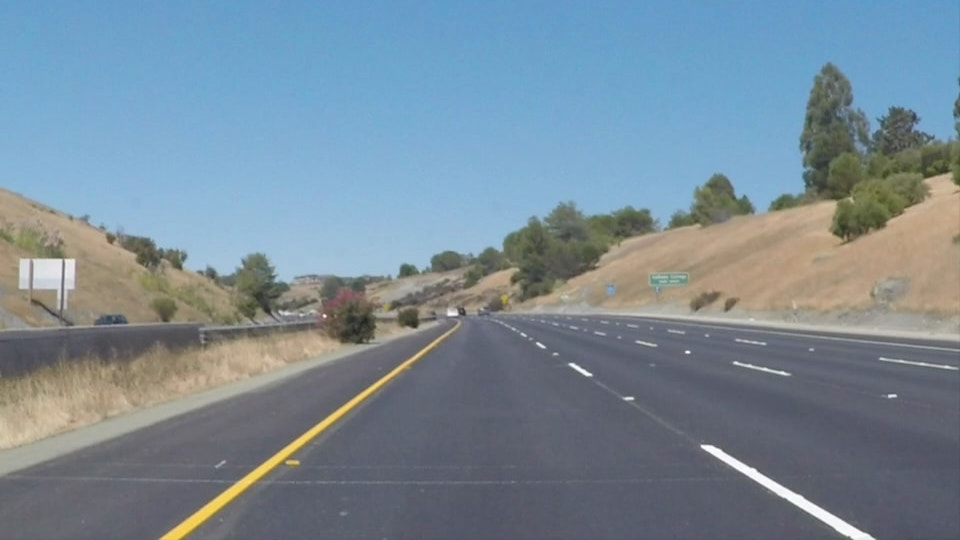
#> input picture HW/HW3/test_images/2.jpg, 960 x 540 px, found by its file name
$ python Code.py
#> lines starting #> are read from the running program, lines starting #| are printed output that depends on the picture; after the words box and inside, x2 and y2 are one past the last pixel; in counts of white or black regions, pixels touching at a corner belong together
#> the answer given: test_images/1.jpg
#> the answer given: test_images/2.jpg
#> in main, image is the input picture: shape (540, 960, 3); mean B, G, R 151.5, 138.6, 120.7
import numpy as np
import matplotlib.pyplot as plt
import math
import cv2
import os

#RGB轉灰階
def RGB2Gray(image):
    return np.dot(image[...,:3], [0.21, 0.72, 0.07]).astype(np.uint8)

#高斯模糊
def Gaussian_Blur(image):
    x, y = np.mgrid[-1:2, -1:2]
    kernel = np.exp(-(x * x + y *y))
    kernel = kernel / kernel.sum()
    imagepad = np.zeros((int(image.shape[0]+2), int(image.shape[1]+2)))
    imagepad[1:image.shape[0]+1, 1:image.shape[1]+1] = image
    result = np.zeros((int(image.shape[0]), int(image.shape[1])))

    for y in range(0, result.shape[1]):
        for x in range(0, result.shape[0]):
            result[x, y] = (kernel * imagepad[x: x + 3, y: y + 3]).sum()

    return result.astype(np.uint8)

#梯度計算
def Gradient_Calculation(image):
    imagepad = np.zeros((int(image.shape[0]+2), int(image.shape[1]+2)))
    imagepad[1:image.shape[0]+1, 1:image.shape[1]+1] = image
    Gx_kernel = np.array([[-1, 0, 1], [-2, 0, 2], [-1, 0, 1]])
    Gy_kernel = np.array([[-1, -2, -1], [0, 0, 0], [1, 2, 1]])
    Gx = np.zeros((int(image.shape[0]), int(image.shape[1])))
    Gy = np.zeros((int(image.shape[0]), int(image.shape[1])))
    gradient = np.zeros((int(image.shape[0]), int(image.shape[1])))
    direction = np.zeros((int(image.shape[0]), int(image.shape[1])))

    for y in range(0, Gx.shape[1]):
        for x in range(0, Gx.shape[0]):
            Gx[x, y] = (Gx_kernel * imagepad[x: x + 3, y: y + 3]).sum()
            Gy[x, y] = (Gy_kernel * imagepad[x: x + 3, y: y + 3]).sum()
            direction[x, y] = np.arctan2(Gy[x, y], Gx[x, y])
            gradient[x, y] = abs(Gx[x, y]) + abs(Gy[x, y])
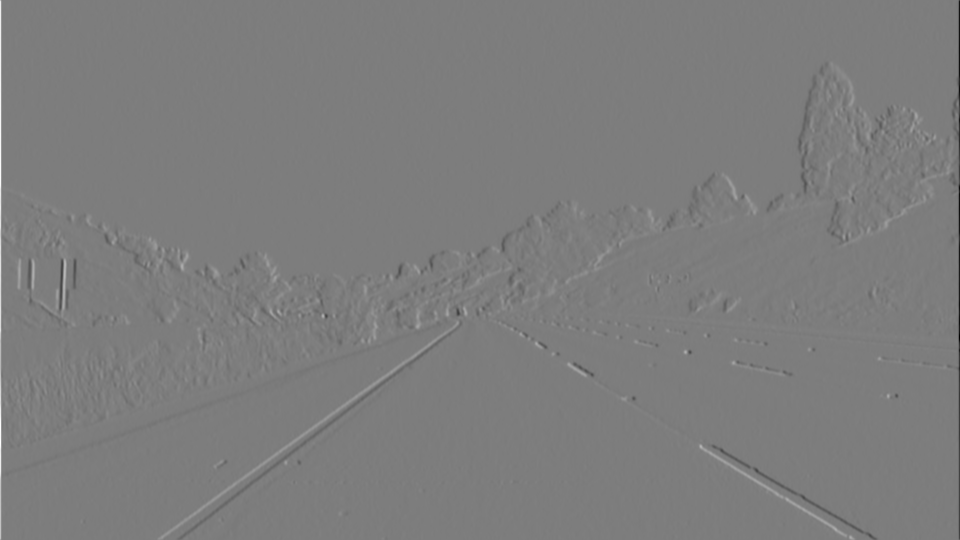
#> Gx: shape (540, 960) float64; min -748, max 773, mean -0.1; drawn with min black and max white
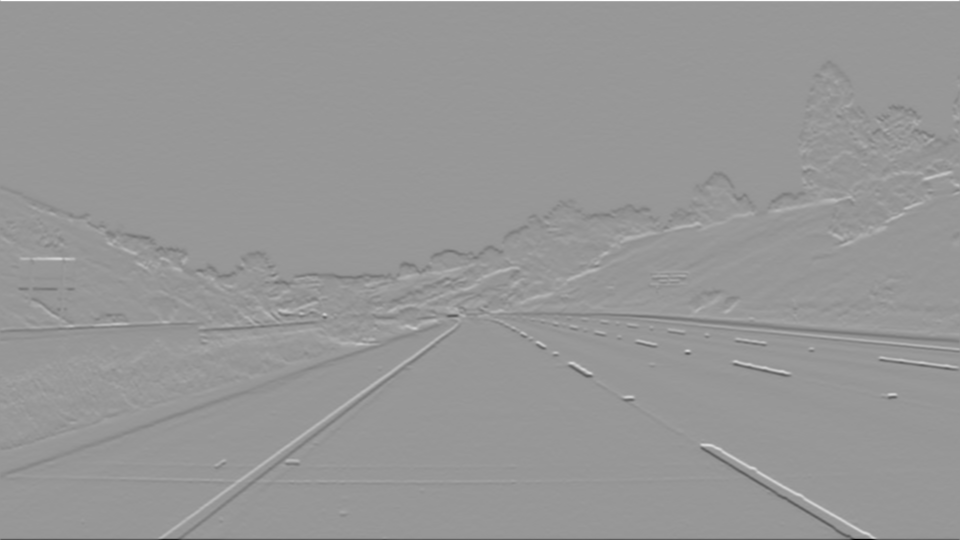
#> Gy: shape (540, 960) float64; min -965, max 660, mean -0.4; drawn with min black and max white
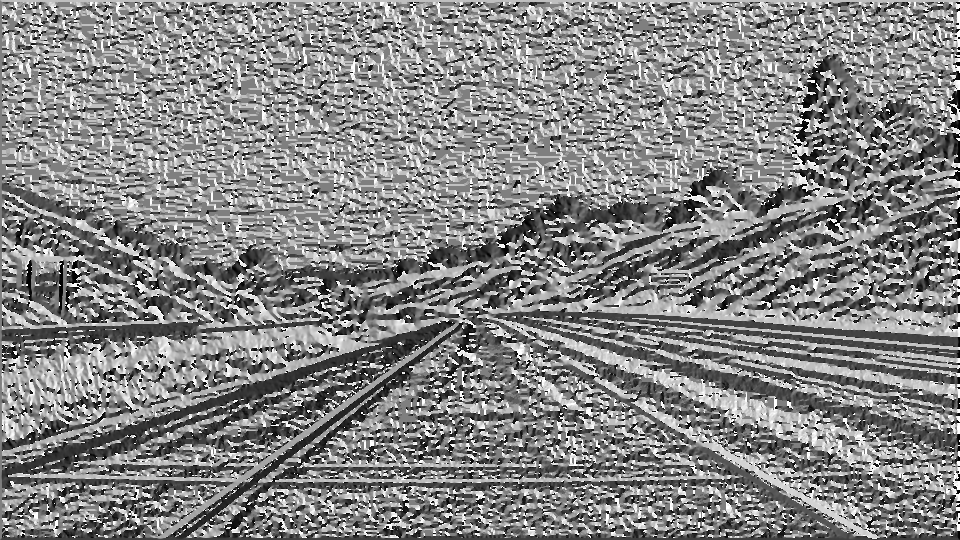
#> direction: shape (540, 960) float64; min -3.14, max 3.14, mean 0.141; drawn with min black and max white

    return gradient, direction

#Non-Maximum
def Nonmaximum_Suppression(image, direction):
    result  = np.zeros((image.shape[0],image.shape[1]))
    angle = direction * 180.0 / np.pi

    for i in range(1, image.shape[0]-1):
        for j in range(1, image.shape[1]-1):
            try:
                x = 255
                y = 255

                if((0 <= angle[i,j] < 22.5) or (157.5 <= angle[i,j] <= 180)):
                    x = image[i, j+1]
                    y = image[i, j-1]
                elif(22.5 <= angle[i,j] < 67.5):
                    x = image[i+1, j-1]
                    y = image[i-1, j+1]
                elif(67.5 <= angle[i,j] < 112.5):
                    x = image[i+1, j]
                    y = image[i-1, j]
                elif(112.5 <= angle[i,j] < 157.5):
                    x = image[i-1, j-1]
                    y = image[i+1, j+1]

                if((image[i,j] >= x) and (image[i,j] >= y)):
                    result[i,j] = image[i,j]
                else:
                    result[i,j] = 0

            except IndexError as e:
                pass
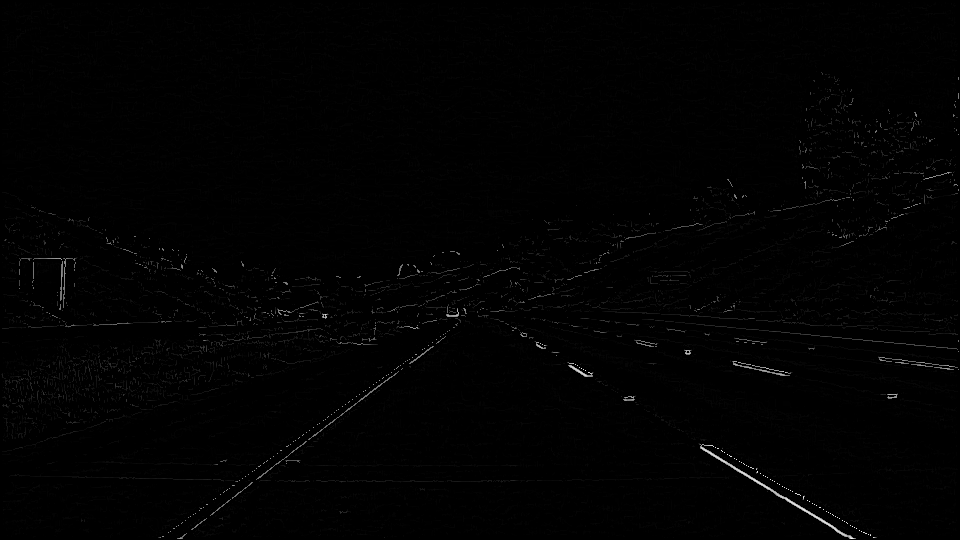
#> result: shape (540, 960) float64; min 0, max 628, mean 4.6; drawn with min black and max white

    return result

#閥值
def Double_Threshold(image):
    highthreshold = image.max() * 0.1
#> highthreshold = 62.8
    lowthreshold = highthreshold * 0.008
#> lowthreshold = 0.502

    result = np.zeros((image.shape[0],image.shape[1]), dtype=np.int32)
    strong_i, strong_j = np.where(image >= highthreshold)
#> strong_i = 7903 values from 72 to 538; strong_j = 7903 values, max 958 at index 7, min 2 at index 4482, mean 509.7
    weak_i, weak_j = np.where((image <= highthreshold) & (image >= lowthreshold))

    result[strong_i, strong_j] = np.int32(255)
    result[weak_i, weak_j] = np.int32(1)

    return result

#邊緣
def Edge_Tracking(image):
    for i in range(1, image.shape[0]-1):
        for j in range(1, image.shape[1]-1):
            if (image[i,j] == np.int32(1)):
                try:
                    if ((image[i+1, j-1] == np.int32(255)) or (image[i+1, j] == np.int32(255))
                        or (image[i+1, j+1] == np.int32(255)) or (image[i, j-1] == np.int32(255))
                        or (image[i, j+1] == np.int32(255)) or (image[i-1, j-1] == np.int32(255))
                        or (image[i-1, j] == np.int32(255)) or (image[i-1, j+1] == np.int32(255))):
                        image[i, j] = np.int32(255)
                    else:
                        image[i, j] = 0

                except IndexError as e:
                    pass

    return image

#Canny Edge Dection
def Canny_Edge_Detection(image):
    gradient, direction = Gradient_Calculation(image)
    nonmaximum = Nonmaximum_Suppression(gradient, direction)
    threshold = Double_Threshold(nonmaximum)
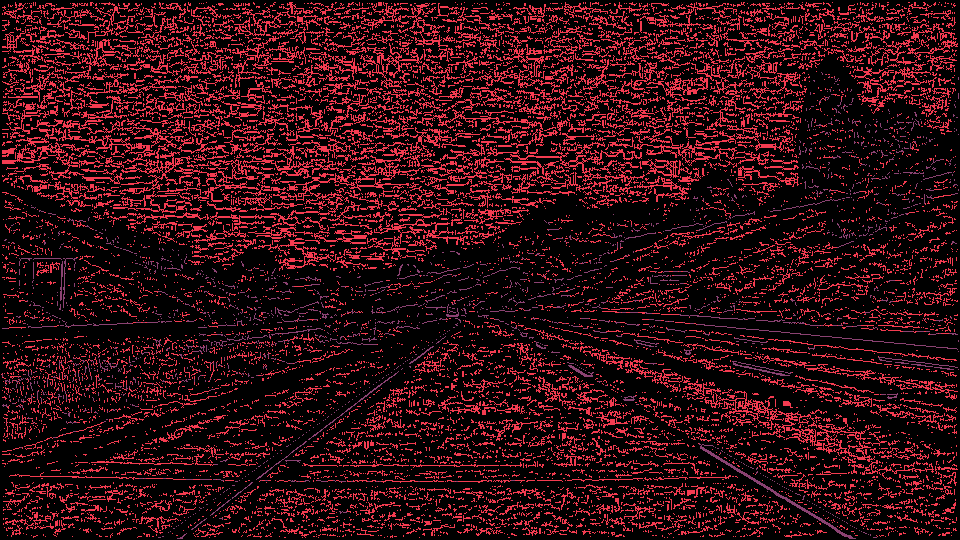
#> threshold: shape (540, 960) int32; 3 distinct labels, from 0 to 255; one colour per label, 0 black
    result = Edge_Tracking(threshold)
#> after the loop in Edge_Tracking, `for i in range(1, image.shape[0]-1):`: image: shape (540, 960) int32; 1.9% white in thin lines or dots, all inside (x1, y1, x2, y2) = (1, 72, 959, 539)

    return result.astype(np.uint8)

#Hough Transform
def Hough_Transform(image, edge):
    height, width = edge.shape
#> height = 540; width = 960
    thetas = np.arange(0, 180, step=1)
    rhos = np.linspace(-int(np.ceil(np.sqrt(width * width + height * height))), int(np.ceil(np.sqrt(width * width + height * height))), 2*int(np.ceil(np.sqrt(width * width + height * height))))
#> rhos = 2204 values from -1102 to 1102
    accumulator = np.zeros((len(rhos), len(rhos)))

    for y in range(height):
      for x in range(width):
        if edge[y][x] != 0:
          point = [y - (height / 2), x - (width / 2)]
          for i in range(len(thetas)):
            rho = (point[1] * np.cos(np.deg2rad(thetas))[i]) + (point[0] * np.sin(np.deg2rad(thetas))[i])
            theta = thetas[i]
            rho_idx = np.argmin(np.abs(rhos - rho))
            accumulator[rho_idx][i] += 1
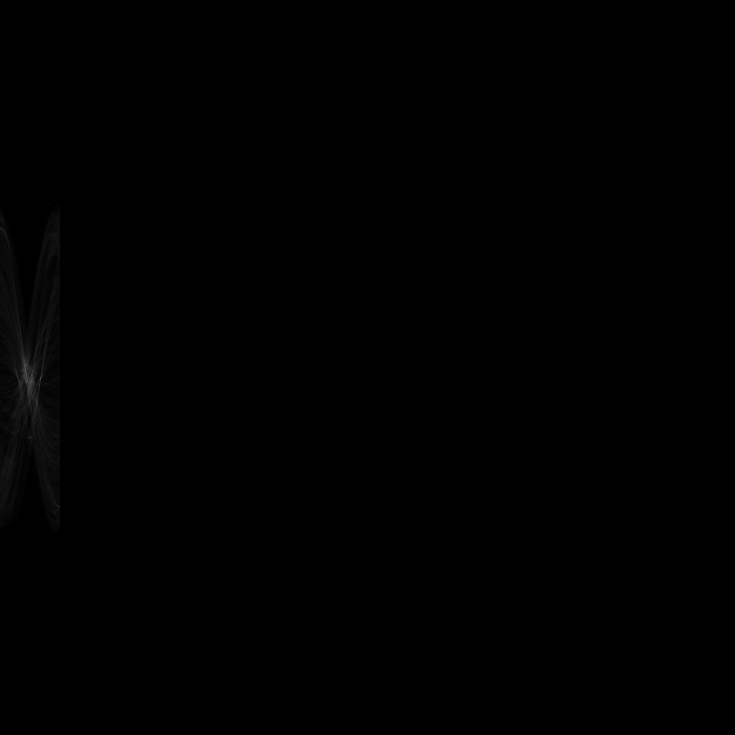
#> accumulator: shape (2204, 2204) float64 (shown at 1/3 size); min 0, max 220, mean 0.4

    for y in range(accumulator.shape[0]):
        for x in range(accumulator.shape[1]):
            if accumulator[y][x] > 135:
                rho = rhos[y]
                theta = thetas[x]
                a = np.cos(np.deg2rad(theta))
                b = np.sin(np.deg2rad(theta))
                x0 = (a * rho) + (width / 2)
                y0 = (b * rho) + (height / 2)
                x1 = int(x0 + 1000 * (-b))
                y1 = int(y0 + 1000 * (a))
                x2 = int(x0 - 1000 * (-b))
                y2 = int(y0 - 1000 * (a))
                pt1 = (x1, y1)
                pt2 = (x2, y2)
                cv2.line(image, pt1, pt2, (0,0,255), 3, cv2.LINE_AA)
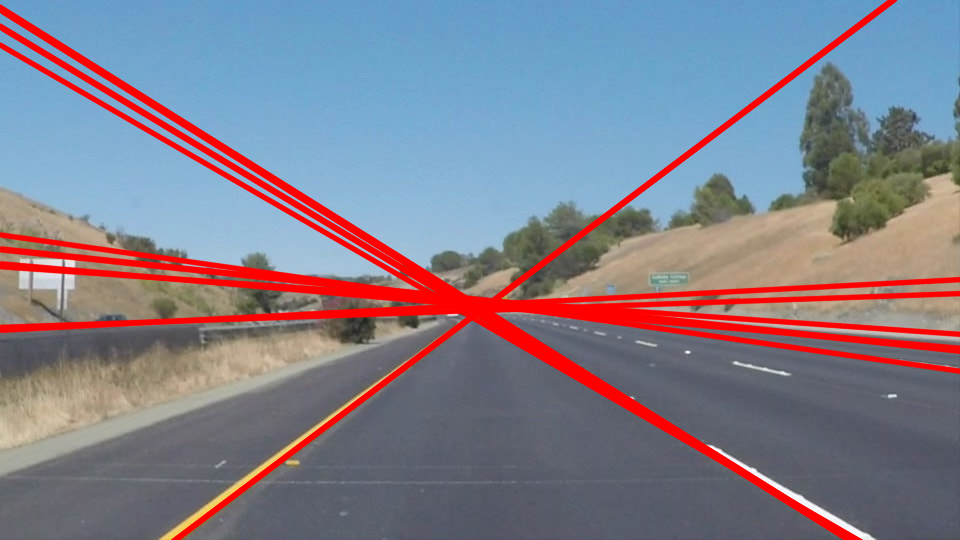
#> image: shape (540, 960, 3); mean of channels 0, 1, 2 138.7, 125.9, 130.7; drawn as B, G, R

    return image.astype(np.uint8)

def main():
    path = input("Please Enter Path:> ") #輸入圖片路徑，如 D:\CV\CV_HW3\test_images\
    filename = input("Please Enter Filename:> ") #圖片檔名，如1.jpg
    if not(os.path.isfile(path+filename)):
        print("Error：Connot Find File！")
        return
    image = cv2.imread(path + filename)
    grayscale = RGB2Gray(image) #轉灰階
    gaussian = Gaussian_Blur(grayscale) #高斯模糊
    print('Write File:> Gaussian_Blur')
    cv2.imwrite(path + 'result_img1.png', gaussian)
    canny = Canny_Edge_Detection(gaussian) #Canny Edge Detection
    print('Write File:> Canny_Edge_Detection')
    cv2.imwrite(path + 'result_img2.png', canny)
    hough = Hough_Transform(image.copy(), canny) #Hough Transform
    print('Write File:> Hough_Transform')
    cv2.imwrite(path + 'result_img3.png', hough)

main()
